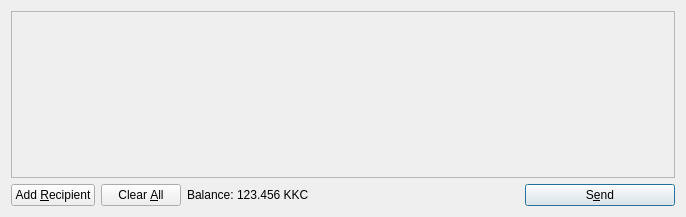
<?xml version="1.0" encoding="UTF-8"?>
<ui version="4.0">
 <class>SendCoinsDialog</class>
 <widget class="QDialog" name="SendCoinsDialog">
  <property name="geometry">
   <rect>
    <x>0</x>
    <y>0</y>
    <width>686</width>
    <height>217</height>
   </rect>
  </property>
  <property name="windowTitle">
   <string>Send Coins</string>
  </property>
  <layout class="QVBoxLayout" name="verticalLayout">
   <item>
    <widget class="QScrollArea" name="scrollArea">
     <property name="widgetResizable">
      <bool>true</bool>
     </property>
     <widget class="QWidget" name="scrollAreaWidgetContents">
      <property name="geometry">
       <rect>
        <x>0</x>
        <y>0</y>
        <width>666</width>
        <height>165</height>
       </rect>
      </property>
      <layout class="QVBoxLayout" name="verticalLayout_2">
       <property name="margin">
        <number>0</number>
       </property>
       <item>
        <layout class="QVBoxLayout" name="entries">
         <property name="spacing">
          <number>6</number>
         </property>
        </layout>
       </item>
       <item>
        <spacer name="verticalSpacer">
         <property name="orientation">
          <enum>Qt::Vertical</enum>
         </property>
         <property name="sizeHint" stdset="0">
          <size>
           <width>20</width>
           <height>40</height>
          </size>
         </property>
        </spacer>
       </item>
      </layout>
     </widget>
    </widget>
   </item>
   <item>
    <layout class="QHBoxLayout" name="horizontalLayout">
     <item>
      <widget class="QPushButton" name="addButton">
       <property name="toolTip">
        <string>Send to multiple recipients at once</string>
       </property>
       <property name="text">
        <string>Add &amp;Recipient</string>
       </property>
       <property name="icon">
        <iconset resource="../bitcoin.qrc">
         <normaloff>:/icons/add</normaloff>:/icons/add</iconset>
       </property>
       <property name="autoDefault">
        <bool>false</bool>
       </property>
      </widget>
     </item>
     <item>
      <widget class="QPushButton" name="clearButton">
       <property name="sizePolicy">
        <sizepolicy hsizetype="Minimum" vsizetype="Fixed">
         <horstretch>0</horstretch>
         <verstretch>0</verstretch>
        </sizepolicy>
       </property>
       <property name="toolTip">
        <string>Remove all transaction fields</string>
       </property>
       <property name="text">
        <string>Clear &amp;All</string>
       </property>
       <property name="icon">
        <iconset resource="../bitcoin.qrc">
         <normaloff>:/icons/remove</normaloff>:/icons/remove</iconset>
       </property>
       <property name="autoRepeatDelay">
        <number>300</number>
       </property>
       <property name="autoDefault">
        <bool>false</bool>
       </property>
      </widget>
     </item>
     <item>
      <layout class="QHBoxLayout" name="horizontalLayout_2">
       <property name="spacing">
        <number>3</number>
       </property>
       <item>
        <widget class="QLabel" name="label">
         <property name="text">
          <string>Balance:</string>
         </property>
        </widget>
       </item>
       <item>
        <widget class="QLabel" name="labelBalance">
         <property name="cursor">
          <cursorShape>IBeamCursor</cursorShape>
         </property>
         <property name="text">
          <string>123.456 KKC</string>
         </property>
         <property name="textInteractionFlags">
          <set>Qt::LinksAccessibleByMouse|Qt::TextSelectableByKeyboard|Qt::TextSelectableByMouse</set>
         </property>
        </widget>
       </item>
      </layout>
     </item>
     <item>
      <spacer name="horizontalSpacer">
       <property name="orientation">
        <enum>Qt::Horizontal</enum>
       </property>
       <property name="sizeHint" stdset="0">
        <size>
         <width>40</width>
         <height>20</height>
        </size>
       </property>
      </spacer>
     </item>
     <item>
      <widget class="QPushButton" name="sendButton">
       <property name="minimumSize">
        <size>
         <width>150</width>
         <height>0</height>
        </size>
       </property>
       <property name="toolTip">
        <string>Confirm the send action</string>
       </property>
       <property name="text">
        <string>S&amp;end</string>
       </property>
       <property name="icon">
        <iconset resource="../bitcoin.qrc">
         <normaloff>:/icons/send</normaloff>:/icons/send</iconset>
       </property>
       <property name="default">
        <bool>true</bool>
       </property>
      </widget>
     </item>
    </layout>
   </item>
  </layout>
 </widget>
 <resources>
  <include location="../bitcoin.qrc"/>
 </resources>
 <connections/>
</ui>
